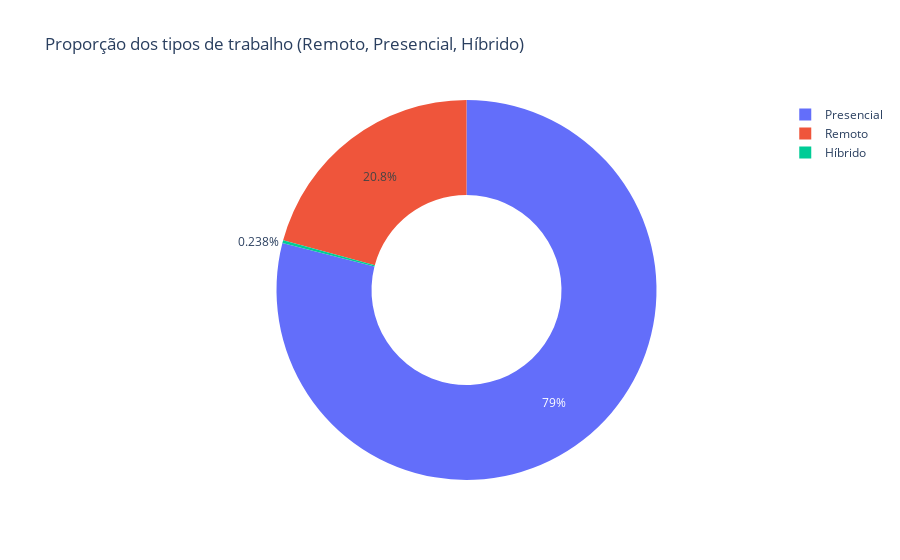

The cell this chart's notebook holds for it:
### Code cell
remoto_contagem = df_limpo['taxa_remoto'].value_counts().reset_index()
remoto_contagem.columns = ['tipo_emprego', 'quantidade']

fig = px.pie(
    remoto_contagem,
    names='tipo_emprego',
    values='quantidade',
    title='Proporção dos tipos de trabalho (Remoto, Presencial, Híbrido)',
    hole=0.5
)

fig

### Figure 1 — Plotly figure (JSON) as saved in the notebook; plotly's stock layout.template omitted (floating-point values rounded to 4 significant figures)
{"data": [{"domain": {"x": [0, 1], "y": [0, 1]}, "hole": 0.5, "hovertemplate": "tipo_emprego=%{label}<br>quantidade=%{value}<extra></extra>", "labels": ["Presencial", "Remoto", "Híbrido"], "legendgroup": "", "name": "", "showlegend": true, "type": "pie", "values": [105305, 27716, 318]}], "layout": {"legend": {"tracegroupgap": 0}, "title": {"text": "Proporção dos tipos de trabalho (Remoto, Presencial, Híbrido)"}}}
